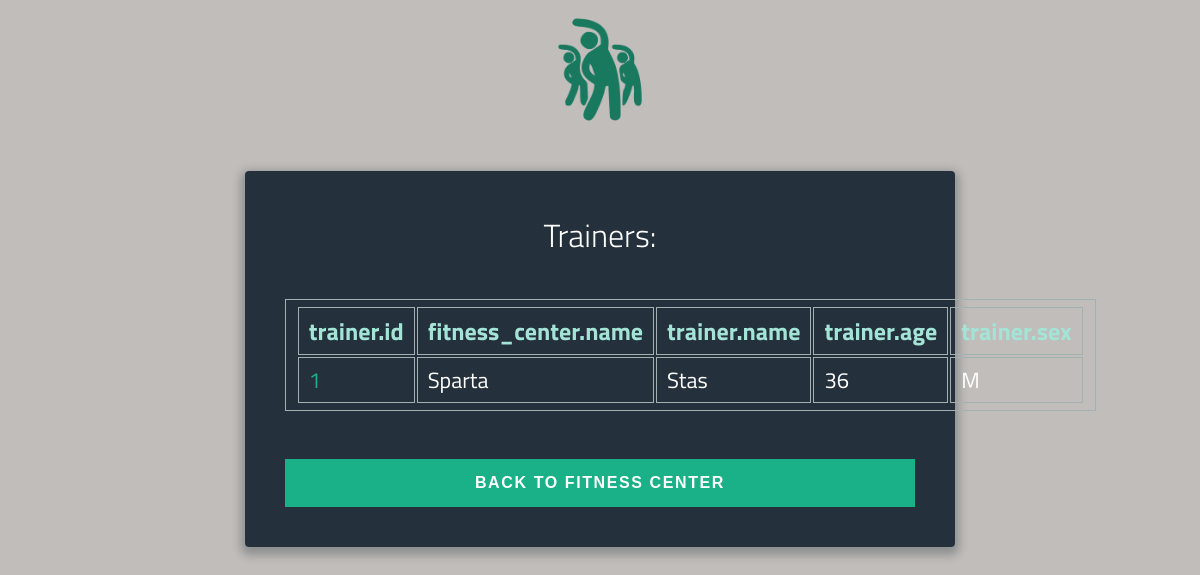
Screenshot of /fitness_center/1/trainer with the database file from the repository.
### db_model.py (models this page shows)
class Trainer(Base):
    __tablename__ = 'trainer'
    id = Column(Integer, primary_key=True, unique=True, autoincrement=True, nullable=False)
    name = Column(String(50), nullable=False)
    fitness_center = Column(Integer, ForeignKey('fitness_center.id'), nullable=False)
    age = Column(Integer, default=18, nullable=False)
    sex = Column(String(6), nullable=False)

class FitnessCenter(Base):
    __tablename__ = 'fitness_center'
    id = Column(Integer, primary_key=True, unique=True, autoincrement=True)
    address = Column(String(50), unique=True, nullable=False)
    name = Column(String(50), nullable=False)
    contacts = Column(String(20), nullable=False)

### app.py (the view)
@app.get('/fitness_center/<int:fc_id>/trainer')
def fitness_center_trainers(fc_id):
    db = Db()
    columns = (db_model.Trainer.id.label('trainer.id'),
               db_model.FitnessCenter.name.label('fitness_center.name'),
               db_model.Trainer.name.label('trainer.name'),
               db_model.Trainer.age.label('trainer.age'),
               db_model.Trainer.sex.label('trainer.sex'))
    data = (db.session.query(*columns).join(db_model.FitnessCenter)).filter(
        db_model.Trainer.fitness_center == fc_id).all()
    return render_template('trainers.html', result=convert_db_query_data(data), fc_id=fc_id)

### app.py (called while the page is built)
def convert_db_query_data(query_data):
    if query_data is None:
        return {}
    elif type(query_data) is list:
        return [el._asdict() for el in query_data]
    return query_data._asdict()

### db_orm.py (called while the page is built)
    def _init_db(self):
        Base.query = self.session.query_property()
        Base.metadata.create_all(bind=self.engine)

### templates/trainers.html (shortened to what this page needs)
{% extends "base.html" %}
{% block content %}
<div id="data">
          <h1>Trainers:</h1>
          {% if result %}
          <table>
              <tr>
              {% for key in result[0].keys() %}
              <th> {{ key }} </th>
              {% endfor %}
              </tr>
              {% for curr_result in result %}
              <tr>
              {% for key,value in curr_result.items() %}
              {% if key == 'trainer.id' %}
                  <td><a href="/fitness_center/{{ fc_id }}/trainer/{{ value }}"> {{ value }}</a></td>
                {% else %}
                  <td> {{ value }} </td>
                {% endif %}
              {% endfor %}
              </tr>
              {% endfor %}
         </table>
        {% endif %}
        </div>
<br/><br/>
<div>
  <a href="/fitness_center/{{ fc_id }}">
  <button class="button button-block">Back to Fitness Center</button>
  </a>
</div>
{% endblock %}

### rows the page displays
Trainer: curr_result "1", name "Sparta", name "Stas", curr_result "36" "M"

### other values shown
{{ key }} "trainer.id" "fitness_center.name" "trainer.name" "trainer.age" "trainer.sex"
